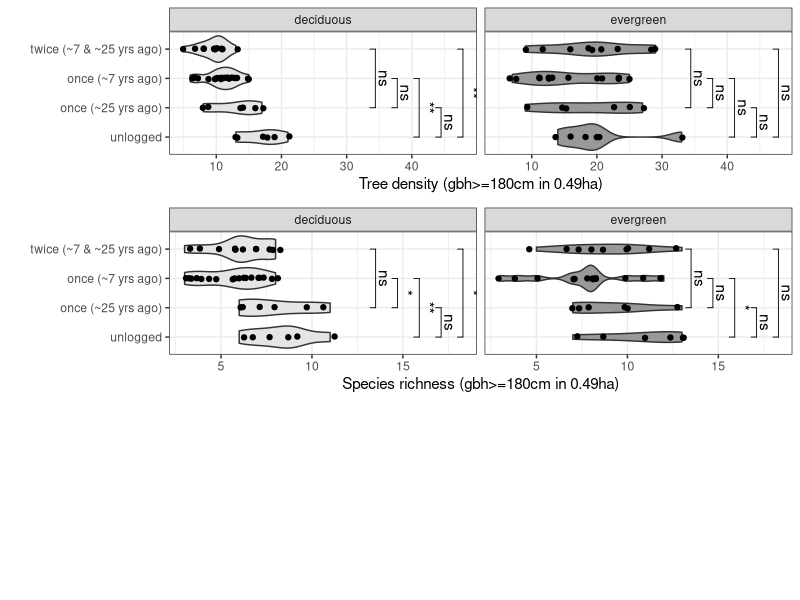
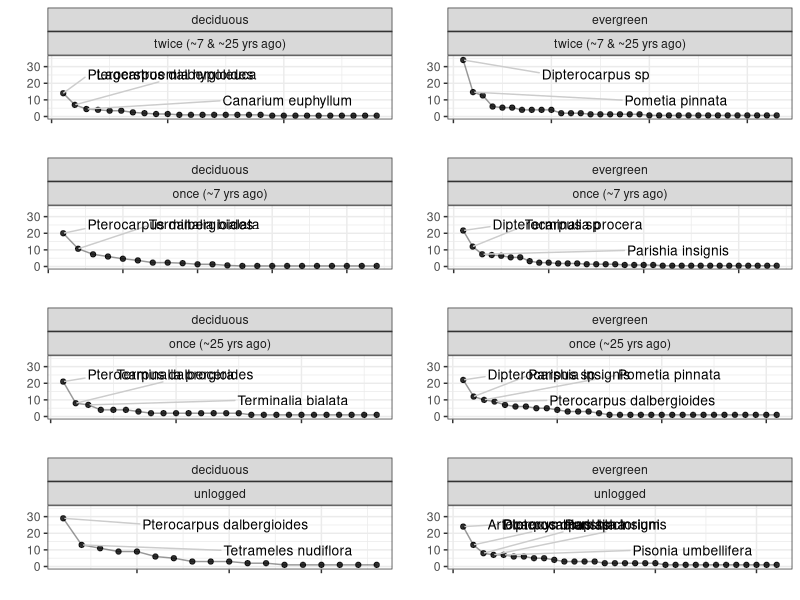
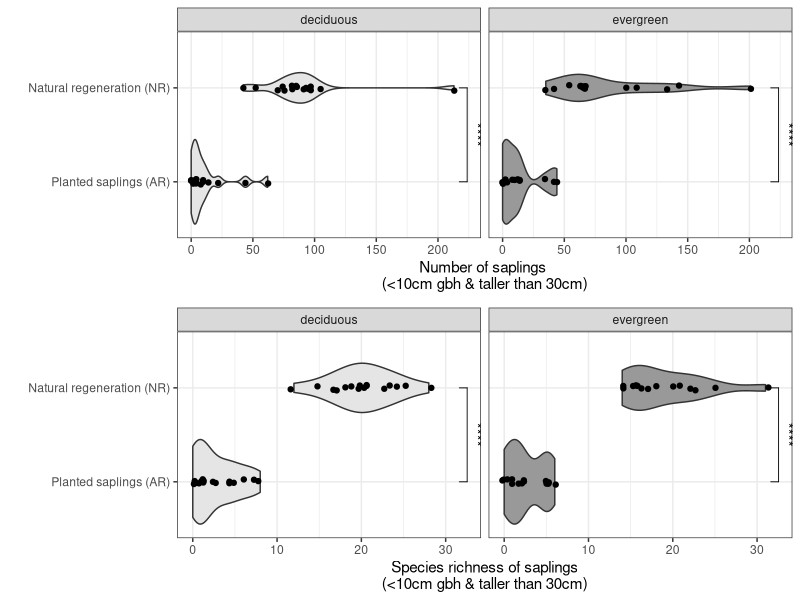

These charts were generated, in order, by the following R code:
#### July 2023 ####

### Prep
library(tidyverse)
library(readxl)
library(ggpubr)
library(ggrepel)
library(cowplot)

### Figure 1: see PPT file
### Figure 2: Large tree density& richness ~ logging-treatment, forest-type ####

d.lar <- read_csv(file = "plotdata_large.csv")

dat2.tmp <- data.frame()
for(i in 1:n_distinct(d.lar$plot_ID))
{
  iplot <- d.lar %>% filter(plot_ID==sort(unique(d.lar$plot_ID))[i]) %>% filter(code!="stump")
  idat2 <-
    c(instem = nrow(iplot),
      # ieH = diversity(x = iplot %>% pull(code) %>% table(),index = "shannon") %>% exp(),
      insp = n_distinct(iplot$code))

  dat2.tmp <- bind_rows(dat2.tmp,idat2)
}

dat2 <-
  dat2.tmp %>% mutate(plot_ID = sort(unique(d.lar$plot_ID))) %>%
  left_join(y = d.lar %>% select(plot_ID,treatment,forest_type) %>% unique())

comparisons_fig2 <- list( c("TL", "OL_far"), #c("TL", "OL_near"),
                          c("OL_far", "OL_near"),
                          c("baseline", "OL_near"),
                          c("baseline", "OL_far"),c("baseline", "TL"))

fig2 <-
  plot_grid(
  ggplot(data = dat2,aes(y=instem,x=treatment)) +
  geom_violin(aes(fill=forest_type)) +
  geom_jitter(width = 0.03) +
  facet_grid(.~forest_type) + theme_bw() +
  stat_compare_means(comparisons = comparisons_fig2,method = "t.test",
                     paired = F,label = "p.signif") +
  scale_fill_manual(name ="",values = c("grey90","grey60")) +
  scale_x_discrete(labels=c("unlogged",
                            "once (~25 yrs ago)",
                            "once (~7 yrs ago)",
                            "twice (~7 & ~25 yrs ago)")) +
  guides(fill=F)+ xlab("") + ylab("Tree density (gbh>=180cm in 0.49ha)") + coord_flip(),

  ggplot(data = dat2,aes(y=insp,x=treatment)) +
  geom_violin(aes(fill=forest_type)) +
  geom_jitter(width = 0.03) +
  facet_grid(.~forest_type) + theme_bw() +
  stat_compare_means(comparisons = comparisons_fig2,method = "t.test",
                     paired = F,label = "p.signif") +
  scale_fill_manual(name ="",values = c("grey90","grey60")) +
    scale_x_discrete(labels=c("unlogged",
                              "once (~25 yrs ago)",
                              "once (~7 yrs ago)",
                              "twice (~7 & ~25 yrs ago)")) +
    guides(fill=F) + xlab("") + ylab("Species richness (gbh>=180cm in 0.49ha)") + coord_flip(),
  nrow = 3)

ggsave(plot = fig2,filename = "figure2.png",device = "png",width = 20,height =21,units = "cm",dpi = 300)

### Figure 3: Rank-abundance curves #####

d.lar <- read_csv(file = "plotdata_large.csv")

# d.lar %>% group_by(treatment,forest_type) %>% summarise(nplots = n_distinct(plot_ID))
# scaled each rank-abundance # of plots to make relative abundances comparable

d.rac_TL.e <- d.lar %>% filter(treatment=="TL",forest_type=="evergreen",code!="stump") %>%
  group_by(treatment,forest_type,species_ID) %>% summarise(nstem = n()) %>%
  arrange(-nstem) %>% mutate(cstem = cumsum(nstem),scaled_nstem = nstem/1.5,
                             counter = row_number(), cstemperc = cstem/max(cstem))

d.rac_OLnear.e <- d.lar %>% filter(treatment=="OL_near",forest_type=="evergreen",code!="stump") %>%
  group_by(treatment,forest_type,species_ID) %>% summarise(nstem = n()) %>%
  arrange(-nstem) %>% mutate(cstem = cumsum(nstem),scaled_nstem = nstem/2.17,
                             counter = row_number(), cstemperc = cstem/max(cstem))

d.rac_OLfar.e <- d.lar %>% filter(treatment=="OL_far",forest_type=="evergreen",code!="stump") %>%
  group_by(treatment,forest_type,species_ID) %>% summarise(nstem = n()) %>%
  arrange(-nstem) %>% mutate(cstem = cumsum(nstem),scaled_nstem = nstem/1,
                             counter = row_number(), cstemperc = cstem/max(cstem))

d.rac_baseline.e <- d.lar %>% filter(treatment=="baseline",forest_type=="evergreen",code!="stump") %>%
  group_by(treatment,forest_type,species_ID) %>% summarise(nstem = n()) %>%
  arrange(-nstem) %>% mutate(cstem = cumsum(nstem),scaled_nstem = nstem/1,
                             counter = row_number(), cstemperc = cstem/max(cstem))

d.rac_TL.d <- d.lar %>% filter(treatment=="TL",forest_type=="deciduous",code!="stump") %>%
  group_by(treatment,forest_type,species_ID) %>% summarise(nstem = n()) %>%
  arrange(-nstem) %>% mutate(cstem = cumsum(nstem), scaled_nstem = nstem/2,
                             counter = row_number(), cstemperc = cstem/max(cstem))

d.rac_OLnear.d <- d.lar %>% filter(treatment=="OL_near",forest_type=="deciduous",code!="stump") %>%
  group_by(treatment,forest_type,species_ID) %>% summarise(nstem = n()) %>%
  arrange(-nstem) %>% mutate(cstem = cumsum(nstem),scaled_nstem = nstem/3,
                             counter = row_number(), cstemperc = cstem/max(cstem))

d.rac_OLfar.d <- d.lar %>% filter(treatment=="OL_far",forest_type=="deciduous",code!="stump") %>%
  group_by(treatment,forest_type,species_ID) %>% summarise(nstem = n()) %>%
  arrange(-nstem) %>% mutate(cstem = cumsum(nstem),scaled_nstem = nstem/1,
                             counter = row_number(), cstemperc = cstem/max(cstem))

d.rac_baseline.d <- d.lar %>% filter(treatment=="baseline",forest_type=="deciduous",code!="stump") %>%
  group_by(treatment,forest_type,species_ID) %>% summarise(nstem = n()) %>%
  arrange(-nstem) %>% mutate(cstem = cumsum(nstem),scaled_nstem = nstem/1,
                             counter = row_number(), cstemperc = cstem/max(cstem))

treatment.labs <- c("unlogged","once (~25 yrs ago)","once (~7 yrs ago)","twice (~7 & ~25 yrs ago)")
names(treatment.labs) <- c("baseline", "OL_far", "OL_near","TL")

commongg <- list(geom_line(alpha = 0.4),
                 geom_point(alpha = 0.8), ylim(0,35),
                 facet_wrap(forest_type ~ treatment,nrow = 2,scales = "free_x",
                            labeller = labeller(treatment = treatment.labs)),
                 ylab(""),xlab(""),theme_bw(),theme(axis.text.x = element_blank()),
                 geom_text_repel(aes(label = ifelse(cstemperc <= 0.5,
                                                    species_ID,"")),
                                 size = 3.5,box.padding = 2,
                                 min.segment.length = 0,
                                 segment.colour = "gray80",max.overlaps = 20))

fig3 <-
  plot_grid(
    ggplot(data = d.rac_TL.d, aes(y = scaled_nstem,x=counter)) + commongg,
    ggplot(data = d.rac_TL.e, aes(y = scaled_nstem,x=counter)) + commongg,
    ggplot(data = d.rac_OLnear.d, aes(y = scaled_nstem,x=counter)) + commongg,
    ggplot(data = d.rac_OLnear.e, aes(y = scaled_nstem,x=counter)) + commongg,
    ggplot(data = d.rac_OLfar.d, aes(y = scaled_nstem,x=counter)) + commongg,
    ggplot(data = d.rac_OLfar.e, aes(y = scaled_nstem,x=counter)) + commongg,
    ggplot(data = d.rac_baseline.d, aes(y = scaled_nstem,x=counter)) + commongg,
    ggplot(data = d.rac_baseline.e, aes(y = scaled_nstem,x=counter)) + commongg,
    nrow = 4)

ggsave(plot = fig3,filename = "figure3.png",device = "png",width = 20,height = 28,units = "cm",dpi = 300)

### Figure 4: Regen ####
d.nra <- read_xlsx(path = "nra_data.xlsx",sheet = 1)

dat4.tmp <- data.frame()
for(i in 1:n_distinct(d.nra$plot_name))
{
  iplot <- d.nra %>% filter(plot_name == sort(unique(d.nra$plot_name))[i])
  idat3 <-
    c(instem_ar = sum(iplot$nra_sure) + sum(iplot$nra_mostly) + sum(iplot$unsure),
      instem_nr = sum(iplot$natural),
      insp_ar = iplot %>% filter(nra_sure>0 | unsure>0 | nra_mostly >0) %>% pull(species) %>% n_distinct(),
      insp_nr = iplot %>% filter(natural>0) %>% pull(species) %>% n_distinct())
  dat4.tmp <- bind_rows(dat4.tmp,idat3)
}

dat4 <-
  dat4.tmp %>%
  mutate(plot_name = sort(unique(d.nra$plot_name))) %>%
  right_join(x = .,y = d.nra %>%
               select(plot_name,plot_type) %>% distinct()) %>%
  pivot_longer(cols = c(-plot_name,-plot_type),values_to = "count") %>%
  separate(col = "name",into = c("response","regen_type"),sep = "_",remove = T)

comparisons_fig4 <- list( c("ar", "nr"))

fig4 <-
  plot_grid(
    ggplot(data = dat4 %>% filter(response=="instem"),
         aes(y=count,x=regen_type)) +
  geom_violin(aes(fill=plot_type)) +
  geom_jitter(width = 0.03) +
  facet_grid(.~plot_type) + theme_bw() +
  stat_compare_means(comparisons = comparisons_fig4,method = "t.test",
                     paired = F,label = "p.signif") +
  scale_fill_manual(name ="",values = c("grey90","grey60")) +
  guides(fill=F) + xlab("") +
  scale_x_discrete(labels = c("Planted saplings (AR)","Natural regeneration (NR)")) +
  ylab("Number of saplings \n(<10cm gbh & taller than 30cm)") +
  coord_flip(),
  ggplot(data = dat4 %>% filter(response=="insp"),
         aes(y=count,x=regen_type)) +
    geom_violin(aes(fill=plot_type)) +
    geom_jitter(width = 0.03) +
    facet_grid(.~plot_type) + theme_bw() +
    stat_compare_means(comparisons = comparisons_fig4,method = "t.test",
                       paired = F,label = "p.signif") +
    scale_fill_manual(name ="",values = c("grey90","grey60")) +
    guides(fill=F) + xlab("") +
    scale_x_discrete(labels = c("Planted saplings (AR)","Natural regeneration (NR)")) +
    ylab("Species richness of saplings\n(<10cm gbh & taller than 30cm)") +
    coord_flip(),
  nrow = 2)

ggsave(plot = fig4,filename = "figure4.png",device = "png",width = 20,height = 14,units = "cm",dpi = 300)
